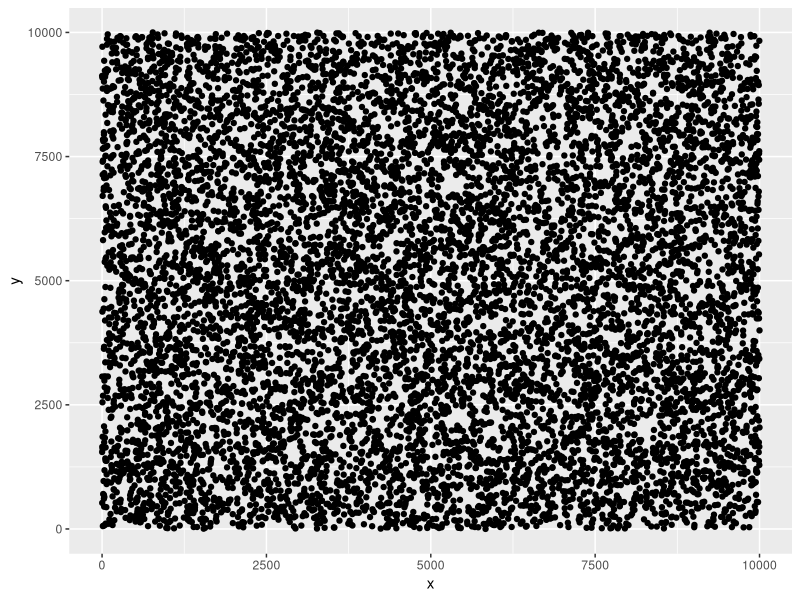

The R source for this figure:
library(ggplot2)
df <- read.table("testingRand.txt",sep = "\t",header = F)

points <- df[1:10000,]
names(points) <- c("x","y")
ggplot(data=points,aes(x = x,y=y)) + geom_point()
